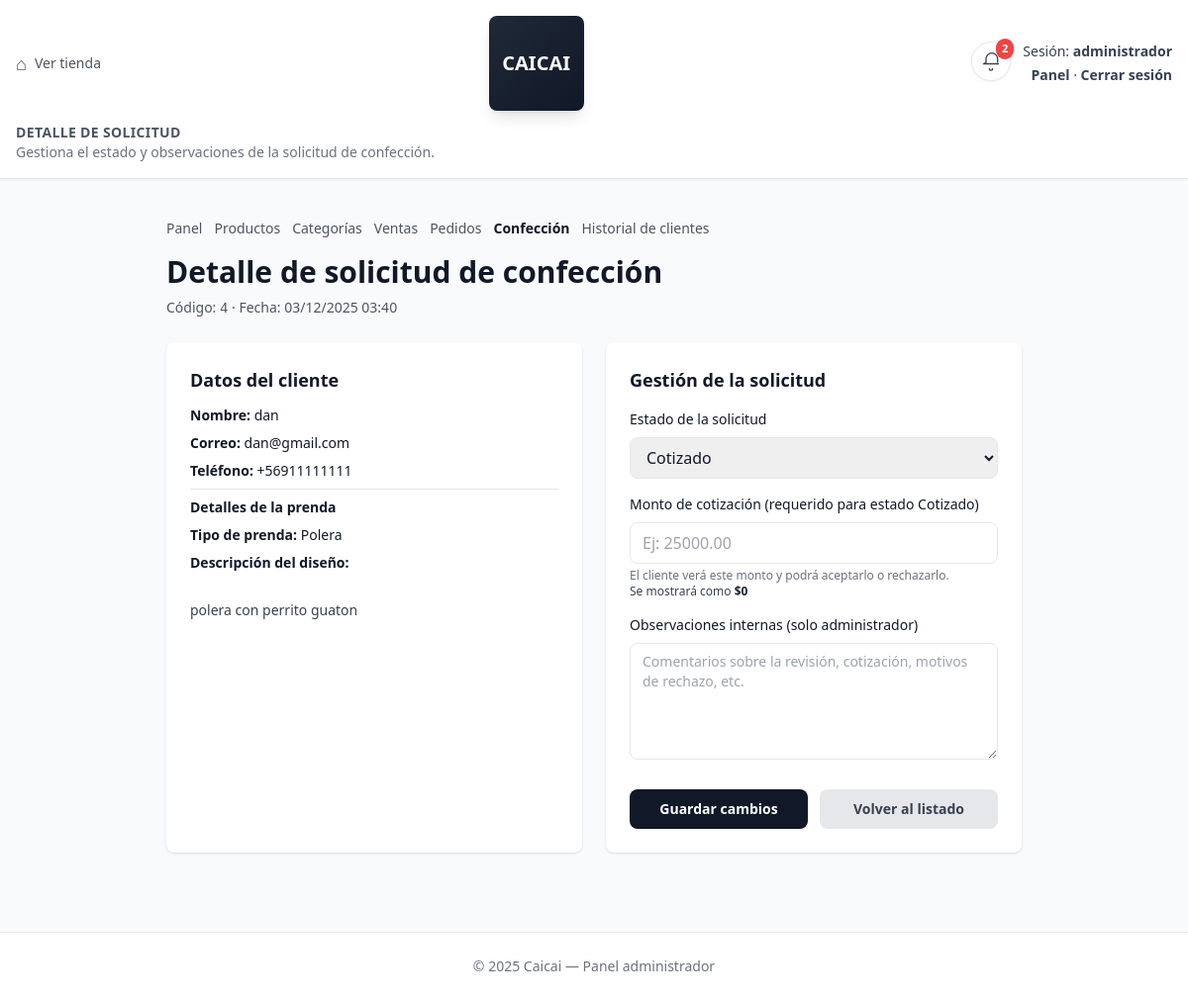
/panel/solicitudes-confeccion/4/ (signed in), run on an earlier commit of the app's database.
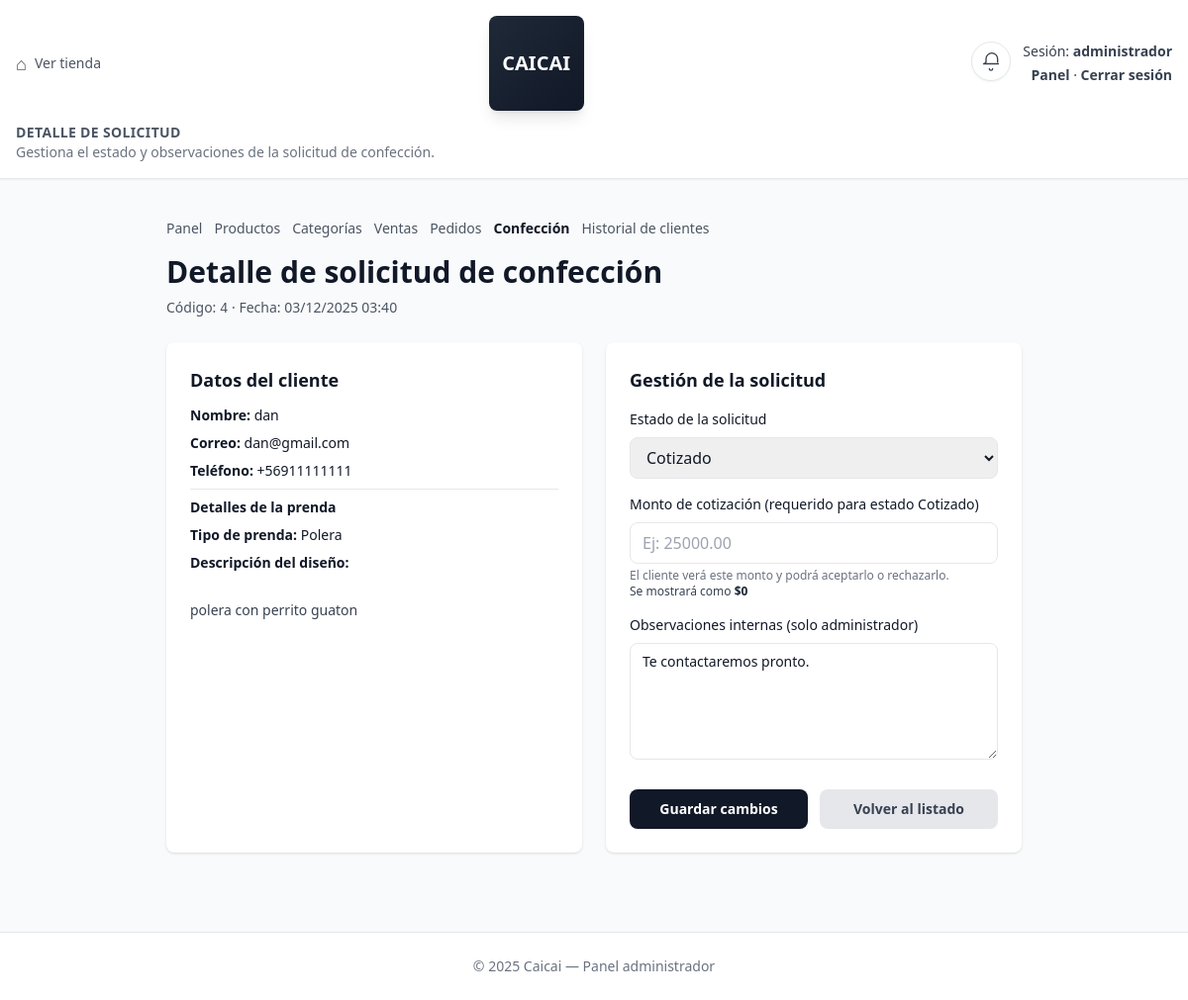
And on a later commit of the database.
### core/models.py (models this page shows, shortened)
class SolicitudConfeccion(models.Model):
    TIPO_PRENDA_CHOICES = [
        ('poleron', 'Polerón'),
        ('polera', 'Polera'),
        ('pantalon', 'Pantalón'),
        ('otro', 'Otro'),
    ]
    ESTADO_CHOICES = [
        ('pendiente', 'Pendiente'),
        ('revisado', 'Revisado'),
        ('cotizado', 'Cotizado'),
        ('rechazado', 'Rechazado'),
        ('aceptado', 'Aceptado por cliente'),
        ('cancelado', 'Cancelado por cliente'),
    ]
    cliente = models.ForeignKey(
        'Cliente',
        on_delete=models.SET_NULL,
        null=True,
        blank=True,
        related_name='solicitudes_confeccion'
    )
    nombre = models.CharField(max_length=150)
    correo = models.EmailField()
    telefono = models.CharField(max_length=20)
    tipo_prenda = models.CharField(max_length=20, choices=TIPO_PRENDA_CHOICES)
    descripcion_diseno = models.TextField()
    fecha_creacion = models.DateTimeField(auto_now_add=True)
    estado = models.CharField(max_length=20, choices=ESTADO_CHOICES, default='pendiente')
    respuesta = models.TextField(blank=True, null=True)
    observaciones_admin = models.TextField(blank=True, null=True, default='')
    cotizacion_monto = models.DecimalField(max_digits=10, decimal_places=2, null=True, blank=True)
    cotizacion_aceptada = models.BooleanField(null=True, blank=True, default=None)
    class Meta:
        ordering = ['-fecha_creacion']

### core/decorators.py (the view)
    def wrapper(request, *args, **kwargs):
        if 'admin_id' not in request.session:
            return redirect('admin_login')
        return view_func(request, *args, **kwargs)

### core/templatetags/dict_extras.py (called while the page is built, shortened)
@register.filter
def precio_clp(value):
    if value in (None, ''):
        return '$0'

### core/views.py (called while the page is built, shortened)
def _low_stock_threshold(request):
    try:
        value = int(request.session.get('low_stock_threshold', getattr(settings, 'LOW_STOCK_THRESHOLD', 5)))
        return max(1, min(20, value))
    except (TypeError, ValueError):
        return 5

def _low_stock_products(threshold: int):
    qs = Producto.objects.filter(activo=True, stock__lte=threshold).annotate(nombre_display=F('nombre'))
    return list(qs)

def _low_stock_context(request):
    threshold = _low_stock_threshold(request)
    productos = _low_stock_products(threshold)
    return {
        'low_stock_products': productos,
        'low_stock_count': len(productos),
        'low_stock_threshold': threshold,
    }

def _boleta_confeccion(solicitud):
    if solicitud.cotizacion_aceptada is not True:
        return None

### core/templates/core/solicitud_confeccion_detalle.html (shortened to what the changed rows need)
{% load static %}
{% load dict_extras %}
<!DOCTYPE html>
<html lang="es">
<head>
  <script src="https://cdn.tailwindcss.com"></script>
</head>
<body class="bg-gray-50 text-gray-900">
  <header class="bg-white border-b shadow-sm">
    <div class="max-w-7xl mx-auto px-4 py-4 flex flex-col gap-3">
      <div class="flex items-center justify-between">
        <div class="flex items-start justify-end gap-3">
          {% include 'core/partials/low_stock_alert.html' %}
        </div>
      </div>
    </div>
  </header>
  <main class="py-10">
    <div class="max-w-4xl mx-auto px-4">
      <div class="mb-6">
        <h1 class="text-2xl sm:text-3xl font-bold mb-2">
          Detalle de solicitud de confección
        </h1>
        <p class="text-sm text-gray-600">
          Código: <span class="font-mono">{{ solicitud.id }}</span> ·
          Fecha: {{ solicitud.fecha_creacion|date:"d/m/Y H:i" }}
        </p>
      </div>
      <div class="grid grid-cols-1 lg:grid-cols-2 gap-6">
        <section class="bg-white rounded-lg shadow p-5 sm:p-6 text-sm space-y-2">
          <h2 class="text-lg font-semibold mb-3">Datos del cliente</h2>
          <p><span class="font-semibold">Nombre:</span> {{ solicitud.nombre }}</p>
          <p><span class="font-semibold">Correo:</span> {{ solicitud.correo }}</p>
          <p><span class="font-semibold">Teléfono:</span> {{ solicitud.telefono }}</p>
          <hr class="my-3">
          <h3 class="text-sm font-semibold mb-1">Detalles de la prenda</h3>
          <p><span class="font-semibold">Tipo de prenda:</span> {{ solicitud.get_tipo_prenda_display }}</p>
          <p class="mt-2"><span class="font-semibold">Descripción del diseño:</span></p>
          <p class="mt-1 whitespace-pre-line text-gray-700">
            {{ solicitud.descripcion_diseno }}
          </p>
        </section>
        <section class="bg-white rounded-lg shadow p-5 sm:p-6">
          <h2 class="text-lg font-semibold mb-4">Gestión de la solicitud</h2>
          <form method="post" class="space-y-4">
            <div>
              <label class="block text-sm font-medium mb-2">
                Estado de la solicitud
              </label>
              <select
                name="estado"
                id="estado-select"
                class="w-full px-3 py-2 border rounded-lg focus:outline-none focus:ring-2 focus:ring-gray-300 {% if edicion_bloqueada %}bg-gray-100 cursor-not-allowed{% endif %}"
              >
                {% if edicion_bloqueada %}
                  <option value="{{ solicitud.estado }}" selected>{{ solicitud.get_estado_display }}</option>
                {% else %}
                  {% for value, label in estados %}
                    {% if value != 'aceptado' and value != 'cancelado' %}
                      <option value="{{ value }}" {% if solicitud.estado == value %}selected{% endif %}>
                        {{ label }}
                      </option>
                    {% endif %}
                  {% endfor %}
                {% endif %}
              </select>
            </div>
            <div id="cotizacion-wrapper" class="{% if solicitud.estado != 'cotizado' %}hidden{% endif %}">
              <p class="text-xs text-gray-500 mt-1">
                El cliente verá este monto y podrá aceptarlo o rechazarlo.<br>
                <span class="text-gray-700">Se mostrará como <span id="cotizacion-formateada" class="font-semibold text-gray-800">{{ solicitud.cotizacion_monto|precio_clp }}</span></span>
              </p>
            </div>
            <div>
              <label class="block text-sm font-medium mb-2">
                Observaciones internas (solo administrador)
              </label>
              <textarea
                name="observaciones_admin"
                rows="5"
                class="w-full px-3 py-2 border rounded-lg focus:outline-none focus:ring-2 focus:ring-gray-300 text-sm {% if edicion_bloqueada %}bg-gray-100 cursor-not-allowed{% endif %}"
                placeholder="Comentarios sobre la revisión, cotización, motivos de rechazo, etc."
              >{{ solicitud.observaciones_admin }}</textarea>
            </div>
          </form>
        </section>
      </div>
    </div>
  </main>
</body>
</html>

What changed in the data, as far as the page shows it:
changed SolicitudConfeccion "dan": observaciones_admin (not shown) → "Te contactaremos pronto."
Also different on the page:
{{ low_stock_count }}: "2" → (not shown)
